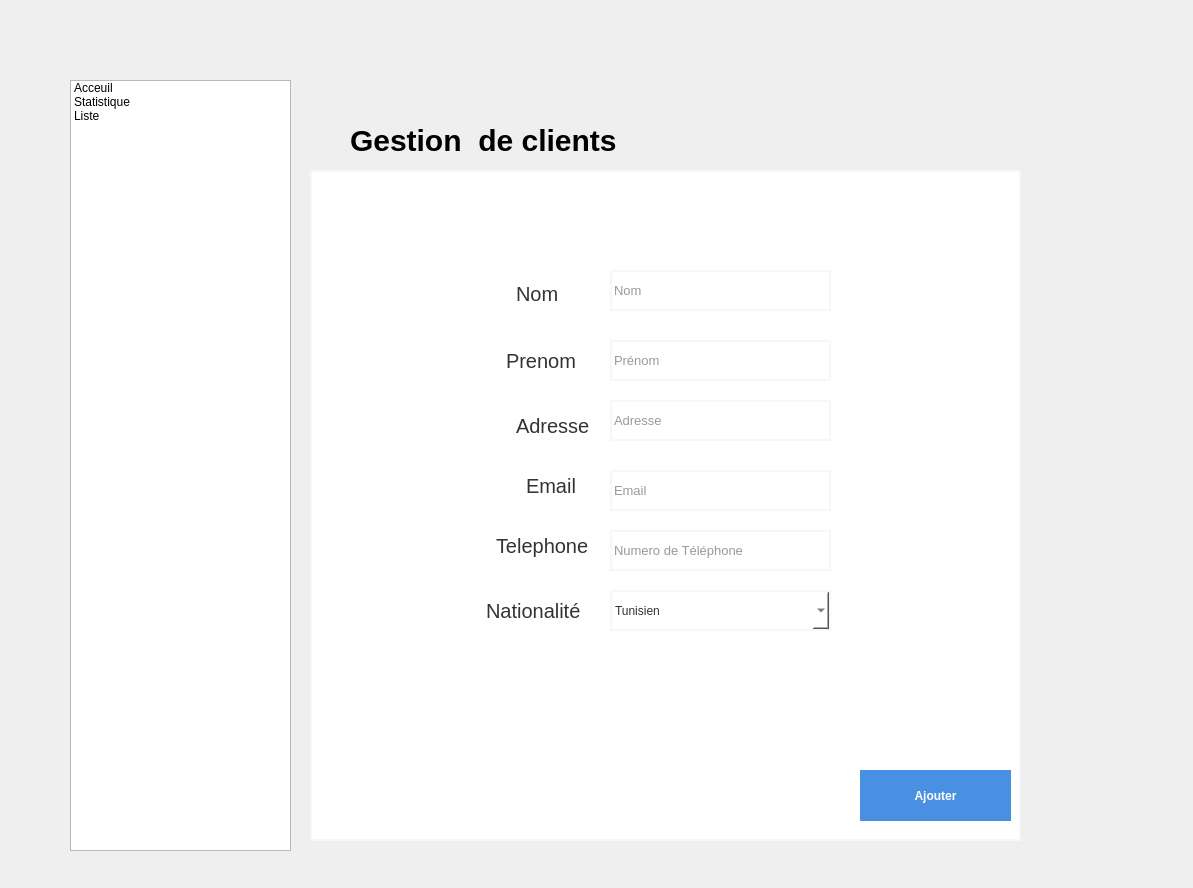
<?xml version="1.0" encoding="UTF-8"?>
<ui version="4.0">
 <class>Form</class>
 <widget class="QWidget" name="Form">
  <property name="geometry">
   <rect>
    <x>0</x>
    <y>0</y>
    <width>1193</width>
    <height>888</height>
   </rect>
  </property>
  <property name="windowTitle">
   <string>Form</string>
  </property>
  <widget class="QLabel" name="label_23">
   <property name="geometry">
    <rect>
     <x>820</x>
     <y>110</y>
     <width>171</width>
     <height>71</height>
    </rect>
   </property>
   <property name="text">
    <string/>
   </property>
   <property name="pixmap">
    <pixmap resource="resources.qrc">:/images/images/image2.jpg</pixmap>
   </property>
   <property name="scaledContents">
    <bool>true</bool>
   </property>
  </widget>
  <widget class="QWidget" name="widget_2" native="true">
   <property name="geometry">
    <rect>
     <x>310</x>
     <y>170</y>
     <width>711</width>
     <height>671</height>
    </rect>
   </property>
   <property name="styleSheet">
    <string notr="true"> background-color: white;
    font-family: Segoe UI, Arial, sans-serif;
    color: #333333;
  border: 2px solid #F5F7FA; /* Bordure avec la couleur demandée */
</string>
   </property>
   <widget class="QLineEdit" name="nomLineEdit_16">
    <property name="geometry">
     <rect>
      <x>300</x>
      <y>360</y>
      <width>221</width>
      <height>41</height>
     </rect>
    </property>
    <property name="font">
     <font>
      <family>Segoe UI</family>
      <pointsize>10</pointsize>
     </font>
    </property>
    <property name="styleSheet">
     <string notr="true">#QLineEdit{
    border: 1px solid #D0D0D0; /* Light gray border */
    border-radius: 4px; /* Rounded corners */
    padding: 6px 10px; /* Space inside the line edit */
    font-size: 14px; /* Text size */
    color: #333333; /* Text color */
    background-color: white; /* Background color */
}

#QLineEdit:focus {
    border-color: #4A90E2; /* Blue border for focus state */
    background-color: #F0F8FF; /* Light blue background */
    outline: none; /* Remove default outline */
}</string>
    </property>
    <property name="placeholderText">
     <string>Numero de Téléphone</string>
    </property>
   </widget>
   <widget class="QComboBox" name="comboBox_4">
    <property name="geometry">
     <rect>
      <x>300</x>
      <y>420</y>
      <width>221</width>
      <height>41</height>
     </rect>
    </property>
    <property name="styleSheet">
     <string notr="true">#QLineEdit{
    border: 1px solid #D0D0D0; /* Light gray border */
    border-radius: 4px; /* Rounded corners */
    padding: 6px 10px; /* Space inside the line edit */
    font-size: 14px; /* Text size */
    color: #333333; /* Text color */
    background-color: white; /* Background color */
}

#QLineEdit:focus {
    border-color: #4A90E2; /* Blue border for focus state */
    background-color: #F0F8FF; /* Light blue background */
    outline: none; /* Remove default outline */
}</string>
    </property>
    <item>
     <property name="text">
      <string>Tunisien</string>
     </property>
    </item>
    <item>
     <property name="text">
      <string>American</string>
     </property>
    </item>
    <item>
     <property name="text">
      <string>Autre</string>
     </property>
    </item>
   </widget>
   <widget class="QLineEdit" name="nomLineEdit_17">
    <property name="geometry">
     <rect>
      <x>300</x>
      <y>100</y>
      <width>221</width>
      <height>41</height>
     </rect>
    </property>
    <property name="font">
     <font>
      <family>Segoe UI</family>
      <pointsize>10</pointsize>
     </font>
    </property>
    <property name="styleSheet">
     <string notr="true">#QLineEdit{
    border: 1px solid   black; /* Light gray border */
    border-radius: 4px; /* Rounded corners */
    padding: 6px 10px; /* Space inside the line edit */
    font-size: 14px; /* Text size */
    color: #333333; /* Text color */
    background-color: white; /* Background color */
}

#QLineEdit:focus {
    border-color: #4A90E2; /* Blue border for focus state */
    background-color: #F0F8FF; /* Light blue background */
    outline: none; /* Remove default outline */
}</string>
    </property>
    <property name="placeholderText">
     <string>Nom </string>
    </property>
   </widget>
   <widget class="QLineEdit" name="nomLineEdit_18">
    <property name="geometry">
     <rect>
      <x>300</x>
      <y>230</y>
      <width>221</width>
      <height>41</height>
     </rect>
    </property>
    <property name="font">
     <font>
      <family>Segoe UI</family>
      <pointsize>10</pointsize>
     </font>
    </property>
    <property name="styleSheet">
     <string notr="true">#QLineEdit{
    border: 1px solid #D0D0D0; /* Light gray border */
    border-radius: 4px; /* Rounded corners */
    padding: 6px 10px; /* Space inside the line edit */
    font-size: 14px; /* Text size */
    color: #333333; /* Text color */
    background-color: white; /* Background color */
}

#QLineEdit:focus {
    border-color: #4A90E2; /* Blue border for focus state */
    background-color: #F0F8FF; /* Light blue background */
    outline: none; /* Remove default outline */
}</string>
    </property>
    <property name="placeholderText">
     <string>Adresse</string>
    </property>
   </widget>
   <widget class="QLineEdit" name="nomLineEdit_19">
    <property name="geometry">
     <rect>
      <x>300</x>
      <y>300</y>
      <width>221</width>
      <height>41</height>
     </rect>
    </property>
    <property name="font">
     <font>
      <family>Segoe UI</family>
      <pointsize>10</pointsize>
     </font>
    </property>
    <property name="styleSheet">
     <string notr="true">#QLineEdit{
    border: 1px solid #D0D0D0; /* Light gray border */
    border-radius: 4px; /* Rounded corners */
    padding: 6px 10px; /* Space inside the line edit */
    font-size: 14px; /* Text size */
    color: #333333; /* Text color */
    background-color: white; /* Background color */
}

#QLineEdit:focus {
    border-color: #4A90E2; /* Blue border for focus state */
    background-color: #F0F8FF; /* Light blue background */
    outline: none; /* Remove default outline */
}</string>
    </property>
    <property name="placeholderText">
     <string>Email</string>
    </property>
   </widget>
   <widget class="QPushButton" name="pushButton_4">
    <property name="geometry">
     <rect>
      <x>550</x>
      <y>600</y>
      <width>151</width>
      <height>51</height>
     </rect>
    </property>
    <property name="styleSheet">
     <string notr="true">QPushButton {
    background-color: #4A90E2;
    color: white;
    padding: 8px 16px;
    border: none;
    font-weight: bold;
    min-height: 30px;
    icon-size: 16px;
}

QPushButton:hover {
    background-color: #357ABD;
}

QPushButton:pressed {
    background-color: #2A5E8E;
}
</string>
    </property>
    <property name="text">
     <string>Ajouter</string>
    </property>
   </widget>
   <widget class="QLineEdit" name="nomLineEdit_20">
    <property name="geometry">
     <rect>
      <x>300</x>
      <y>170</y>
      <width>221</width>
      <height>41</height>
     </rect>
    </property>
    <property name="font">
     <font>
      <family>Segoe UI</family>
      <pointsize>10</pointsize>
     </font>
    </property>
    <property name="styleSheet">
     <string notr="true">#QLineEdit{
    border: 1px solid #D0D0D0; /* Light gray border */
    border-radius: 4px; /* Rounded corners */
    padding: 6px 10px; /* Space inside the line edit */
    font-size: 14px; /* Text size */
    color: #333333; /* Text color */
    background-color: white; /* Background color */
}

#QLineEdit:focus {
    border-color: #4A90E2; /* Blue border for focus state */
    background-color: #F0F8FF; /* Light blue background */
    outline: none; /* Remove default outline */
}</string>
    </property>
    <property name="text">
     <string/>
    </property>
    <property name="placeholderText">
     <string>Prénom</string>
    </property>
   </widget>
   <widget class="QLabel" name="label_3">
    <property name="geometry">
     <rect>
      <x>200</x>
      <y>90</y>
      <width>61</width>
      <height>67</height>
     </rect>
    </property>
    <property name="styleSheet">
     <string notr="true">QLabel { background-color: transparent;
 color: #333333;
 font-family: Segoe UI, Arial, sans-serif;
font-size:20px;
padding: 1px;
border:none}
</string>
    </property>
    <property name="text">
     <string>Nom</string>
    </property>
   </widget>
   <widget class="QLabel" name="label_8">
    <property name="geometry">
     <rect>
      <x>190</x>
      <y>170</y>
      <width>91</width>
      <height>41</height>
     </rect>
    </property>
    <property name="styleSheet">
     <string notr="true">QLabel { background-color: transparent;
 color: #333333;
 font-family: Segoe UI, Arial, sans-serif;
font-size:20px;
padding: 1px;
border:none;
 }
</string>
    </property>
    <property name="text">
     <string>Prenom</string>
    </property>
   </widget>
   <widget class="QLabel" name="label_24">
    <property name="geometry">
     <rect>
      <x>200</x>
      <y>230</y>
      <width>91</width>
      <height>51</height>
     </rect>
    </property>
    <property name="styleSheet">
     <string notr="true">QLabel { background-color: transparent;
 color: #333333;
 font-family: Segoe UI, Arial, sans-serif;
font-size:20px;
padding: 1px;
border:none;
 }
</string>
    </property>
    <property name="text">
     <string>Adresse</string>
    </property>
   </widget>
   <widget class="QLabel" name="label_25">
    <property name="geometry">
     <rect>
      <x>180</x>
      <y>360</y>
      <width>101</width>
      <height>31</height>
     </rect>
    </property>
    <property name="styleSheet">
     <string notr="true">QLabel { background-color: transparent;
 color: #333333;
 font-family: Segoe UI, Arial, sans-serif;
font-size:20px;
padding: 1px;
border:none; }
</string>
    </property>
    <property name="text">
     <string>Telephone</string>
    </property>
   </widget>
   <widget class="QLabel" name="label_26">
    <property name="geometry">
     <rect>
      <x>170</x>
      <y>420</y>
      <width>111</width>
      <height>41</height>
     </rect>
    </property>
    <property name="styleSheet">
     <string notr="true">QLabel { background-color: transparent;
 color: #333333;
 font-family: Segoe UI, Arial, sans-serif;
font-size:20px;
padding: 1px;
border:none;
 }
</string>
    </property>
    <property name="text">
     <string>Nationalité</string>
    </property>
   </widget>
   <widget class="QLabel" name="label_27">
    <property name="geometry">
     <rect>
      <x>210</x>
      <y>290</y>
      <width>61</width>
      <height>51</height>
     </rect>
    </property>
    <property name="styleSheet">
     <string notr="true">QLabel { background-color: transparent;
 color: #333333;
 font-family: Segoe UI, Arial, sans-serif;
font-size:20px;
padding: 1px;
border:none;
}
</string>
    </property>
    <property name="text">
     <string>Email</string>
    </property>
   </widget>
  </widget>
  <widget class="QListWidget" name="sidebarListWidget_2">
   <property name="geometry">
    <rect>
     <x>70</x>
     <y>80</y>
     <width>221</width>
     <height>771</height>
    </rect>
   </property>
   <property name="styleSheet">
    <string notr="true">/* Sidebar Container Styling */
#sidebarWidget {
    background-color: #FFFFFF;
    min-width: 200px;
    max-width: 250px;
    border-right: 1px solid #E0E0E0; /* Ligne séparatrice subtile */
    box-shadow: 2px 0px 5px rgba(0, 0, 0, 0.1); /* Légère ombre pour un effet 3D */
}

/* Sidebar List Widget */
#sidebarListWidget {
    background-color: #F5F5F5;;
    border: 2px solid #F5F7FA; /* Bordure avec la couleur demandée */
    border-radius: 8px; /* Coins arrondis pour une touche élégante */
    padding: 5px; /* Espacement interne pour les éléments */
}

/* List Items */
#sidebarListWidget::item {
    padding: 12px 20px;
    color: #555555;
    min-height: 30px;
    border-radius: 6px; /* Coins arrondis pour chaque élément */
    transition: background-color 0.2s ease, padding-left 0.2s ease; /* Animation fluide */
}

/* Selected Item */
#sidebarListWidget::item:selected {
    background-color: #E3F2FD; /* Bleu clair */
    color: #0D47A1; /* Bleu foncé pour le texte */
    border-left: 4px solid #0D47A1; /* Bordure accentuée à gauche */
    font-weight: bold;
    padding-left: 22px; /* Légère animation pour l'effet de sélection */
    box-shadow: inset 0 0 5px rgba(13, 71, 161, 0.2); /* Ombre subtile à l'intérieur */
}

/* Hover (non-sélectionné) */
#sidebarListWidget::item:hover:!selected {
    background-color: #F9F9F9; /* Arrière-plan doux */
    border-left: 3px solid #CCCCCC; /* Accent visuel discret */
}
</string>
   </property>
   <item>
    <property name="text">
     <string>Acceuil</string>
    </property>
   </item>
   <item>
    <property name="text">
     <string>Statistique</string>
    </property>
   </item>
   <item>
    <property name="text">
     <string>Liste</string>
    </property>
   </item>
  </widget>
  <widget class="QLabel" name="label_28">
   <property name="geometry">
    <rect>
     <x>350</x>
     <y>120</y>
     <width>291</width>
     <height>41</height>
    </rect>
   </property>
   <property name="styleSheet">
    <string notr="true"> font-family: Segoe UI, Arial, sans-serif;
font-size: 30px; font-weight: bold</string>
   </property>
   <property name="text">
    <string>Gestion  de clients</string>
   </property>
  </widget>
 </widget>
 <resources>
  <include location="resources.qrc"/>
 </resources>
 <connections/>
</ui>
